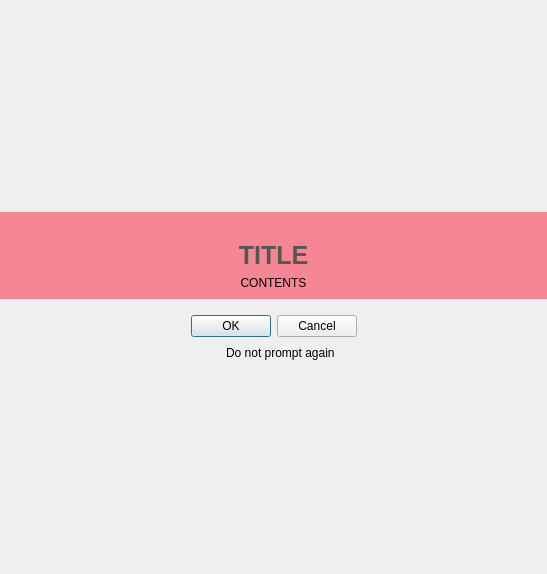
<?xml version="1.0" encoding="UTF-8"?>
<ui version="4.0">
 <class>MessageOverlay</class>
 <widget class="QDialog" name="MessageOverlay">
  <property name="windowModality">
   <enum>Qt::WindowModal</enum>
  </property>
  <property name="geometry">
   <rect>
    <x>0</x>
    <y>0</y>
    <width>547</width>
    <height>574</height>
   </rect>
  </property>
  <property name="windowTitle">
   <string>Dialog</string>
  </property>
  <property name="windowOpacity">
   <double>0.000000000000000</double>
  </property>
  <layout class="QGridLayout" name="gridLayout">
   <property name="leftMargin">
    <number>0</number>
   </property>
   <property name="topMargin">
    <number>0</number>
   </property>
   <property name="rightMargin">
    <number>0</number>
   </property>
   <property name="bottomMargin">
    <number>0</number>
   </property>
   <property name="spacing">
    <number>0</number>
   </property>
   <item row="0" column="0">
    <layout class="QVBoxLayout" name="verticalStack">
     <property name="spacing">
      <number>6</number>
     </property>
     <item>
      <spacer name="verticalSpacer">
       <property name="orientation">
        <enum>Qt::Vertical</enum>
       </property>
       <property name="sizeHint" stdset="0">
        <size>
         <width>20</width>
         <height>40</height>
        </size>
       </property>
      </spacer>
     </item>
     <item>
      <widget class="QWidget" name="translucentColorSlice" native="true">
       <property name="styleSheet">
        <string notr="true">background-color: rgba(254, 30, 55, 128);</string>
       </property>
       <layout class="QVBoxLayout" name="verticalLayout">
        <item>
         <layout class="QHBoxLayout" name="horizontalLayout">
          <property name="spacing">
           <number>0</number>
          </property>
          <property name="bottomMargin">
           <number>0</number>
          </property>
          <item>
           <widget class="ScaledLabel" name="notificationImage">
            <property name="sizePolicy">
             <sizepolicy hsizetype="Preferred" vsizetype="Fixed">
              <horstretch>0</horstretch>
              <verstretch>0</verstretch>
             </sizepolicy>
            </property>
            <property name="maximumSize">
             <size>
              <width>100</width>
              <height>100</height>
             </size>
            </property>
            <property name="styleSheet">
             <string notr="true">background-color: rgba(255, 255, 255, 0);</string>
            </property>
            <property name="text">
             <string/>
            </property>
            <property name="pixmap">
             <pixmap>:/assets/third_party/ionicons/alert-circled.svg</pixmap>
            </property>
            <property name="scaledContents">
             <bool>true</bool>
            </property>
            <property name="alignment">
             <set>Qt::AlignHCenter|Qt::AlignTop</set>
            </property>
           </widget>
          </item>
         </layout>
        </item>
        <item>
         <widget class="ScaledLabel" name="titleLabel">
          <property name="sizePolicy">
           <sizepolicy hsizetype="Preferred" vsizetype="Fixed">
            <horstretch>0</horstretch>
            <verstretch>0</verstretch>
           </sizepolicy>
          </property>
          <property name="font">
           <font>
            <pointsize>19</pointsize>
            <weight>75</weight>
            <bold>true</bold>
           </font>
          </property>
          <property name="styleSheet">
           <string notr="true">color: rgb(85, 87, 83);
background-color: rgba(255, 255, 255, 0);</string>
          </property>
          <property name="text">
           <string>TITLE</string>
          </property>
          <property name="alignment">
           <set>Qt::AlignCenter</set>
          </property>
         </widget>
        </item>
        <item>
         <widget class="ScaledLabel" name="notificationTextLabel">
          <property name="sizePolicy">
           <sizepolicy hsizetype="Minimum" vsizetype="Fixed">
            <horstretch>0</horstretch>
            <verstretch>0</verstretch>
           </sizepolicy>
          </property>
          <property name="styleSheet">
           <string notr="true">background-color: rgba(255, 255, 255, 0);</string>
          </property>
          <property name="text">
           <string>CONTENTS</string>
          </property>
          <property name="textFormat">
           <enum>Qt::AutoText</enum>
          </property>
          <property name="scaledContents">
           <bool>false</bool>
          </property>
          <property name="alignment">
           <set>Qt::AlignHCenter|Qt::AlignTop</set>
          </property>
          <property name="wordWrap">
           <bool>true</bool>
          </property>
         </widget>
        </item>
       </layout>
      </widget>
     </item>
     <item>
      <layout class="QHBoxLayout" name="horizontalLayout_3">
       <property name="topMargin">
        <number>10</number>
       </property>
       <item>
        <spacer name="horizontalSpacer_3">
         <property name="orientation">
          <enum>Qt::Horizontal</enum>
         </property>
         <property name="sizeHint" stdset="0">
          <size>
           <width>40</width>
           <height>20</height>
          </size>
         </property>
        </spacer>
       </item>
       <item>
        <layout class="QHBoxLayout" name="buttonHost">
         <property name="spacing">
          <number>20</number>
         </property>
         <property name="sizeConstraint">
          <enum>QLayout::SetDefaultConstraint</enum>
         </property>
         <property name="leftMargin">
          <number>0</number>
         </property>
         <property name="topMargin">
          <number>0</number>
         </property>
         <property name="rightMargin">
          <number>0</number>
         </property>
         <property name="bottomMargin">
          <number>0</number>
         </property>
         <item>
          <widget class="QDialogButtonBox" name="button_box">
           <property name="sizePolicy">
            <sizepolicy hsizetype="Fixed" vsizetype="Fixed">
             <horstretch>0</horstretch>
             <verstretch>0</verstretch>
            </sizepolicy>
           </property>
           <property name="standardButtons">
            <set>QDialogButtonBox::Cancel|QDialogButtonBox::Ok</set>
           </property>
          </widget>
         </item>
        </layout>
       </item>
       <item>
        <spacer name="horizontalSpacer_4">
         <property name="orientation">
          <enum>Qt::Horizontal</enum>
         </property>
         <property name="sizeHint" stdset="0">
          <size>
           <width>40</width>
           <height>20</height>
          </size>
         </property>
        </spacer>
       </item>
      </layout>
     </item>
     <item>
      <layout class="QHBoxLayout" name="horizontalLayout_2">
       <item>
        <spacer name="horizontalSpacer">
         <property name="orientation">
          <enum>Qt::Horizontal</enum>
         </property>
         <property name="sizeHint" stdset="0">
          <size>
           <width>40</width>
           <height>20</height>
          </size>
         </property>
        </spacer>
       </item>
       <item>
        <widget class="QCheckBox" name="dontAskAgainButton">
         <property name="styleSheet">
          <string notr="true">background-color: rgba(255, 255, 255, 0);</string>
         </property>
         <property name="text">
          <string>Do not prompt again</string>
         </property>
        </widget>
       </item>
       <item>
        <spacer name="horizontalSpacer_2">
         <property name="orientation">
          <enum>Qt::Horizontal</enum>
         </property>
         <property name="sizeHint" stdset="0">
          <size>
           <width>40</width>
           <height>20</height>
          </size>
         </property>
        </spacer>
       </item>
      </layout>
     </item>
     <item>
      <spacer name="verticalSpacer_2">
       <property name="orientation">
        <enum>Qt::Vertical</enum>
       </property>
       <property name="sizeHint" stdset="0">
        <size>
         <width>20</width>
         <height>40</height>
        </size>
       </property>
      </spacer>
     </item>
    </layout>
   </item>
  </layout>
 </widget>
 <customwidgets>
  <customwidget>
   <class>ScaledLabel</class>
   <extends>QLabel</extends>
   <header>scaled_label.h</header>
   <container>1</container>
  </customwidget>
 </customwidgets>
 <resources/>
 <connections/>
</ui>
